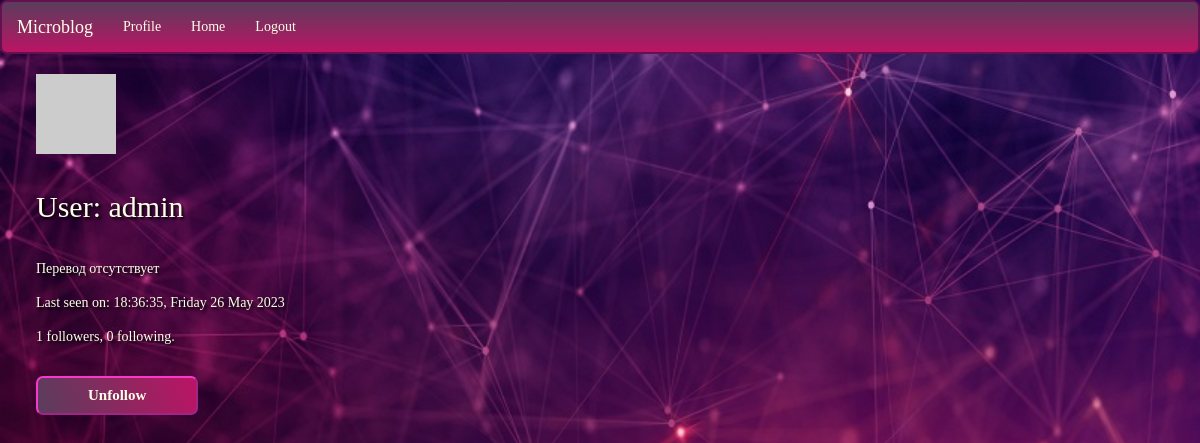
/user/admin (signed in), run on an earlier commit of the app's database.
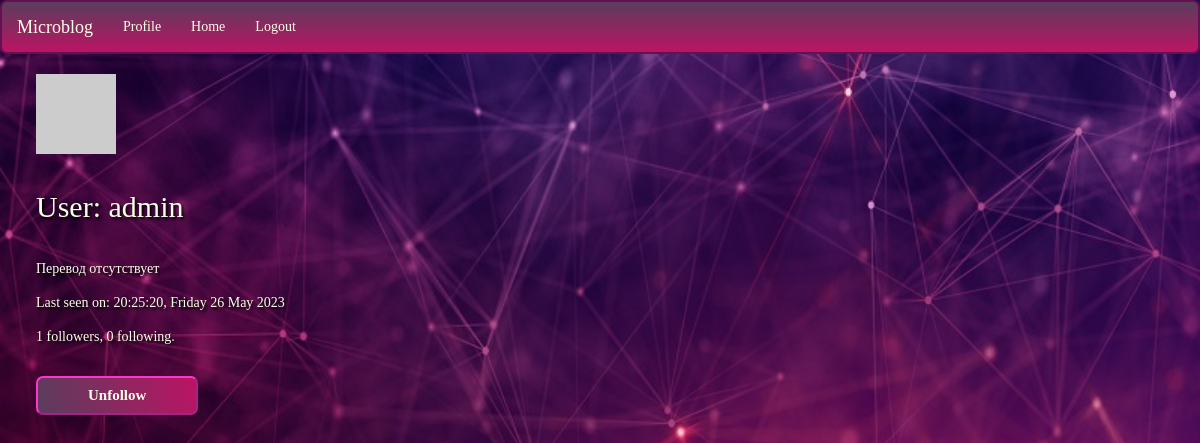
And on a later commit of the database.
### app/models.py (models this page shows, shortened)
class User(UserMixin, db.Model):
    id = db.Column(db.Integer, primary_key=True)
    username = db.Column(db.String(64), index=True, unique=True)
    email = db.Column(db.String(120), index=True, unique=True)
    password_hash = db.Column(db.String(128))
    posts = db.relationship('Post', backref='author', lazy='dynamic')
    about_me = db.Column(db.String(140))
    last_seen = db.Column(db.DateTime, default=datetime.utcnow)
    followed = db.relationship(
        'User', secondary=followers,
        primaryjoin=(followers.c.follower_id == id),
        secondaryjoin=(followers.c.followed_id == id),
        backref=db.backref('followers', lazy='dynamic'), lazy='dynamic')
    def avatar(self, size):
        digest = md5(self.email.lower().encode('utf-8')).hexdigest()
        return 'https://www.gravatar.com/avatar/{}?d=identicon&s={}'.format(
            digest, size)
    def is_following(self, user):
        return self.followed.filter(
            followers.c.followed_id == user.id).count() > 0

### app/routes.py (the view)
@app.route('/user/<username>')
@login_required
def user(username):
    user = User.query.filter_by(username=username).first_or_404()
    form = EmptyForm()
    return render_template('user.html', user=user, title=f"{username}", form=form)

### app/forms.py
class EmptyForm(FlaskForm):
    submit = SubmitField('Submit')

### app/models.py (called while the page is built)
@login.user_loader
def load_user(id):
    return User.query.get(int(id))

### app/routes.py (called while the page is built)
@app.before_request
def before_request():
    if current_user.is_authenticated:
        current_user.last_seen = datetime.utcnow()
        db.session.commit()

### app/templates/user.html (shortened to what this page needs)
{% extends "base.html" %}
{% block content %}
    <link rel="stylesheet" href="{{ url_for('static', filename= './css/user.css') }}">
            <div id="img"><img src="{{ user.avatar(128) }}"></div>
            <div id="info">
                <h1>User: {{ user.username }}</h1>
                    {% if user.about_me %}<p>{{ user.about_me }}</p>{% endif %}
                    {% if user.last_seen %}
                        <p>Last seen on: {{ moment(user.last_seen).format('H:mm:ss,  dddd D MMMM YYYY') }}</p>
                    {% endif %}
                    <p>{{ user.followers.count() }} followers, {{ user.followed.count() }} following.</p>
                    {% if user == current_user %}
                    <p><a href="{{ url_for('edit_profile') }}">Edit your profile</a></p>
                    {% else %}
                    <p>
                        <form action="{{ url_for('unfollow', username=user.username) }}" method="post">
                            {{ form.submit(value='Unfollow') }}
                        </form>
                    </p>
                {% endif %}
            </div>
{% endblock %}

What changed in the data, as far as the page shows it:
changed User "admin": last_seen "18:36:35, Friday 26 May 2023" → "20:25:20, Friday 26 May 2023"
